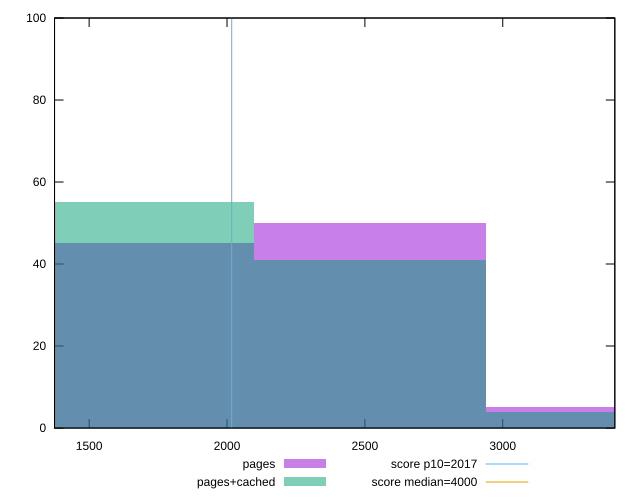

gnuplot code for this plot:
reset

$pages <<EOF
2518.5090546442952 50
1679.00603642953 45
3358.01207285906 5
EOF

$pagesCached <<EOF
2518.5090546442952 41
3358.01207285906 4
1679.00603642953 55
EOF

set key outside below
set boxwidth 839.503018214765
set xrange [1374.4680000000035:3406.475999999986]
set yrange [0:100]
set trange [0:100]
set style fill transparent solid 0.5 noborder

set parametric
set terminal svg size 640, 500 enhanced background rgb 'white'
set output "report_00017_2021-02-10T15-08-03.406Z/mainthread-work-breakdown/comparison/histogram/0_vs_1.svg"

plot $pages title "pages" with boxes, \
     $pagesCached title "pages+cached" with boxes, \
     2017,t title "score p10=2017", \
     4000,t title "score median=4000"

reset
